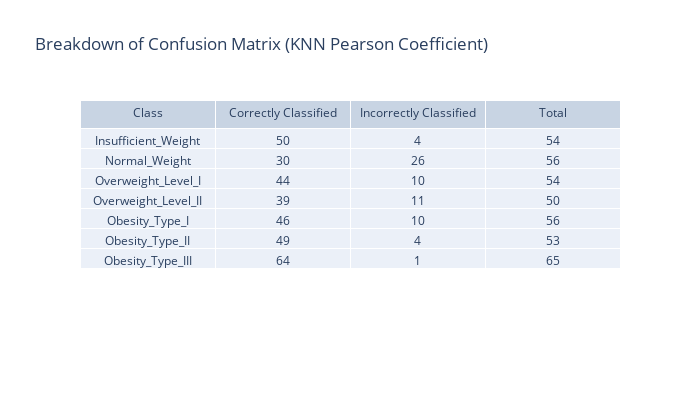

The cell this chart's notebook holds for it:
### Markdown cell above
#### Pearson Coefficent

### Code cell
good_attributes = ["Age","Weight","CAEC"]

X = df[good_attributes]
Y = df["NObeyesdad"]
xTrain, xTest, yTrain, yTest = train_test_split(X, Y, test_size=0.2, random_state=42, stratify=y)


knn = KNeighborsClassifier(n_neighbors=4)
knn.fit(xTrain,yTrain)
yPred = knn.predict(xTest)

cv_score = np.array(cross_val_score(knn, xTrain,yTrain, cv=10)).mean()
cf_matrix = confusion_matrix(yTest,yPred)
metrics = precision_recall_fscore_support(yTest,yPred,average="weighted")
precision,recall,f1=metrics[0],metrics[1],metrics[2]
accuracy = accuracy_score(yTest,yPred)


print(f"Cross Validation Score: {cv_score}\nPrecision Score: {precision}\nRecall Score: {recall}\nF1 score: {f1}\nAccuracy: {accuracy}")

print("\nConfusion Matrix \n----------------")
sns.heatmap(pd.DataFrame(cf_matrix, labels, labels), annot=True, annot_kws={"size": 14},cmap = 'coolwarm') # font size
plt.title("Confusion Matrix (KNN Pearson Coefficient)",loc='left', fontweight='bold',  style='italic')
plt.show()

interpret_confusion_matrix(cf_matrix,"Breakdown of Confusion Matrix (KNN Pearson Coefficient)", labels)

### Figure 1 — Plotly figure (JSON) as saved in the notebook; plotly's stock layout.template omitted (floating-point values rounded to 4 significant figures)
{"data": [{"cells": {"values": [["Insufficient_Weight", "Normal_Weight", "Overweight_Level_I", "Overweight_Level_II", "Obesity_Type_I", "Obesity_Type_II", "Obesity_Type_III"], [50, 30, 44, 39, 46, 49, 64], [4, 26, 10, 11, 10, 4, 1], [54, 56, 54, 50, 56, 53, 65]]}, "columnwidth": 5, "header": {"values": ["Class", "Correctly Classified", "Incorrectly Classified", "Total"]}, "type": "table"}], "layout": {"height": 400, "title": {"text": "Breakdown of Confusion Matrix (KNN Pearson Coefficient)"}, "width": 700}}
